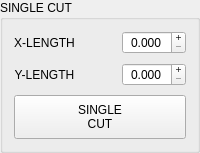
             <widget class="MkGroupBox" name="groupbox_12">
              <property name="sizePolicy">
               <sizepolicy hsizetype="Expanding" vsizetype="Minimum">
                <horstretch>0</horstretch>
                <verstretch>0</verstretch>
               </sizepolicy>
              </property>
              <property name="title">
               <string>SINGLE CUT</string>
              </property>
              <layout class="QGridLayout" name="gridLayout_33">
               <property name="verticalSpacing">
                <number>9</number>
               </property>
               <item row="0" column="2">
                <widget class="PlasmaHalDoubleSpinBox" name="single_cut_x">
                 <property name="alignment">
                  <set>Qt::AlignCenter</set>
                 </property>
                 <property name="buttonSymbols">
                  <enum>QAbstractSpinBox::PlusMinus</enum>
                 </property>
                 <property name="decimals">
                  <number>3</number>
                 </property>
                </widget>
               </item>
               <item row="2" column="2">
                <widget class="PlasmaHalDoubleSpinBox" name="single_cut_y">
                 <property name="alignment">
                  <set>Qt::AlignCenter</set>
                 </property>
                 <property name="buttonSymbols">
                  <enum>QAbstractSpinBox::PlusMinus</enum>
                 </property>
                 <property name="decimals">
                  <number>3</number>
                 </property>
                </widget>
               </item>
               <item row="0" column="0">
                <widget class="QLabel" name="label_94">
                 <property name="text">
                  <string>X-LENGTH</string>
                 </property>
                 <property name="alignment">
                  <set>Qt::AlignCenter</set>
                 </property>
                </widget>
               </item>
               <item row="3" column="0" colspan="3">
                <widget class="SubCallButton" name="btn_single_cut">
                 <property name="minimumSize">
                  <size>
                   <width>34</width>
                   <height>44</height>
                  </size>
                 </property>
                 <property name="maximumSize">
                  <size>
                   <width>16777215</width>
                   <height>44</height>
                  </size>
                 </property>
                 <property name="text">
                  <string>SINGLE
CUT</string>
                 </property>
                 <property name="filename" stdset="0">
                  <string>single_cut.ngc</string>
                 </property>
                </widget>
               </item>
               <item row="2" column="0">
                <widget class="QLabel" name="label_95">
                 <property name="text">
                  <string>Y-LENGTH</string>
                 </property>
                 <property name="alignment">
                  <set>Qt::AlignCenter</set>
                 </property>
                </widget>
               </item>
              </layout>
             </widget>
